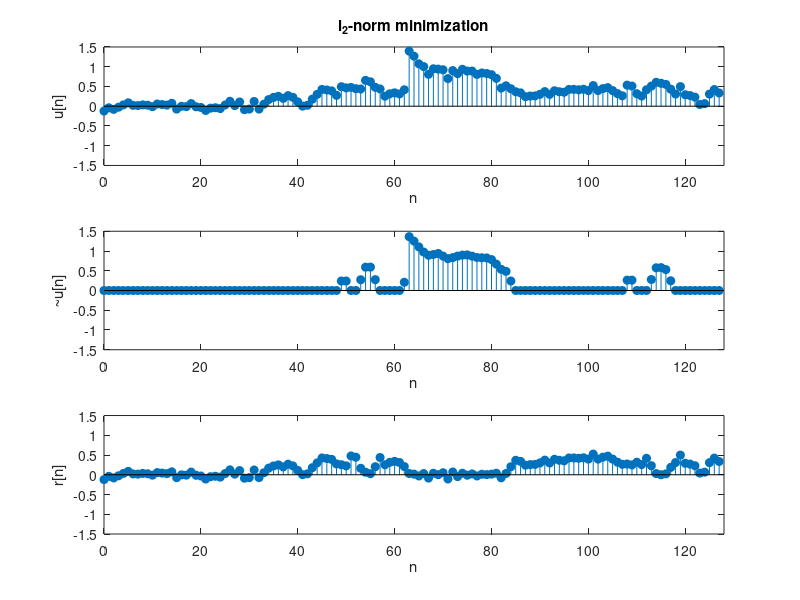

This chart was generated by the following MATLAB code:
%% Sample 10-4
%% 冗長変換
% $\ell_2$ -ノルム最小化
% 
% 画像処理特論
% 
% 村松 正吾 
% 
% 動作確認: MATLAB R2023a
%% Redundant transforms
% $\ell_2$ -norm minimization
% 
% Advanced Topics in Image Processing
% 
% Shogo MURAMATSU
% 
% Verified: MATLAB R2023a
% 準備
% (Preparation)

close all
% 非線形近似の設定
% (Settings of non-linear approximation)

% # of Coefs.
K = 32;
% 入力信号の生成
% (Generation of input sequence)

% # of input samples
nSamples = 128;

% Random process in AR(1) model
rng('default'); 
w = 0.1*randn(nSamples,1);
w(floor(end/2)) = 1;
u = filter(1,[1 -0.95],w);
% 合成辞書
% (Synthesis dictionary)

% Synthesis filters
f0 = [  1 1 ]/2;
f1 = [ -1 1 ]/2;

% (Circular) convolution matrix
nF = max(length(f0),length(f1));
X = [zeros(nF-1,nSamples-nF+1) eye(nF-1); eye(nSamples)]; % Circular extension matrix
C = [zeros(nSamples,nF-1) eye(nSamples) zeros(nSamples,nF-1)]; % Clipping matrix

% Atoms in (circular) convolution matrix
d0 = C*convmtx(f0.',nSamples+nF-1)*X;
d1 = C*convmtx(f1.',nSamples+1)*X;
%% 
% 辞書 (Dictionary) $\mathbf{D}$

% Dictionary D (Global matrix representation of synthesis filter bank)
D = zeros(nSamples,2*nSamples);
D(:,1:2:end) = d0;
D(:,2:2:end) = d1;
disp(D)
% $\ell_2$ -ノルム最小化による非線形近似
% (Non-linear approximation  with $\ell_2$ -norm minimization)
% 
% $$\hat{\mathbf{s}}=\arg\min_{\mathbf{s}\in\mathbb{R}^L}\|\mathbf{s}\|_2^2\ 
% \mathrm{s.t.}\ \mathbf{v}=\mathbf{Ds}$$
% 
% ムーア・ペンローズの一般逆行列で解く。
% 
% $$\mathbf{T}=\mathbf{D}^T(\mathbf{DD}^T)^{-1}$$
% 
% 分析処理 (Analysis process)

% Analysis process
s = pinv(D)*u;
%% 
% 係数選択 (Coefficient selection)

s = s(:);
[~,ix] = sort(abs(s),'descend');
s(ix(K+1:end)) = 0;
%% 
% 近似結果 (Approximatiom result)

v = D*s;
%% 
% 近似誤差 (Residual)

r = u - v;
% グラフ描画
% (Graph plot)

figure(1)

% Input
subplot(3,1,1)
stem(0:nSamples-1,u,'filled')
axis([0 nSamples -1.5 1.5])
xlabel('n')
ylabel('u[n]')
title('l_2-norm minimization')

% NLA
subplot(3,1,2)
stem(0:nSamples-1,v,'filled')
axis([0 nSamples -1.5 1.5])
xlabel('n')
ylabel('~u[n]')

% Residual
subplot(3,1,3)
stem(0:nSamples-1,r,'filled')
axis([0 nSamples -1.5 1.5])
xlabel('n')
ylabel('r[n]')
%% 
% MSE評価 (MSE evaluation)

mymse = @(x,y) mean((x(:)-y(:)).^2);
fprintf('mse = %f\n',mymse(u,v));
%% 
% © Copyright, Shogo MURAMATSU, All rights reserved.